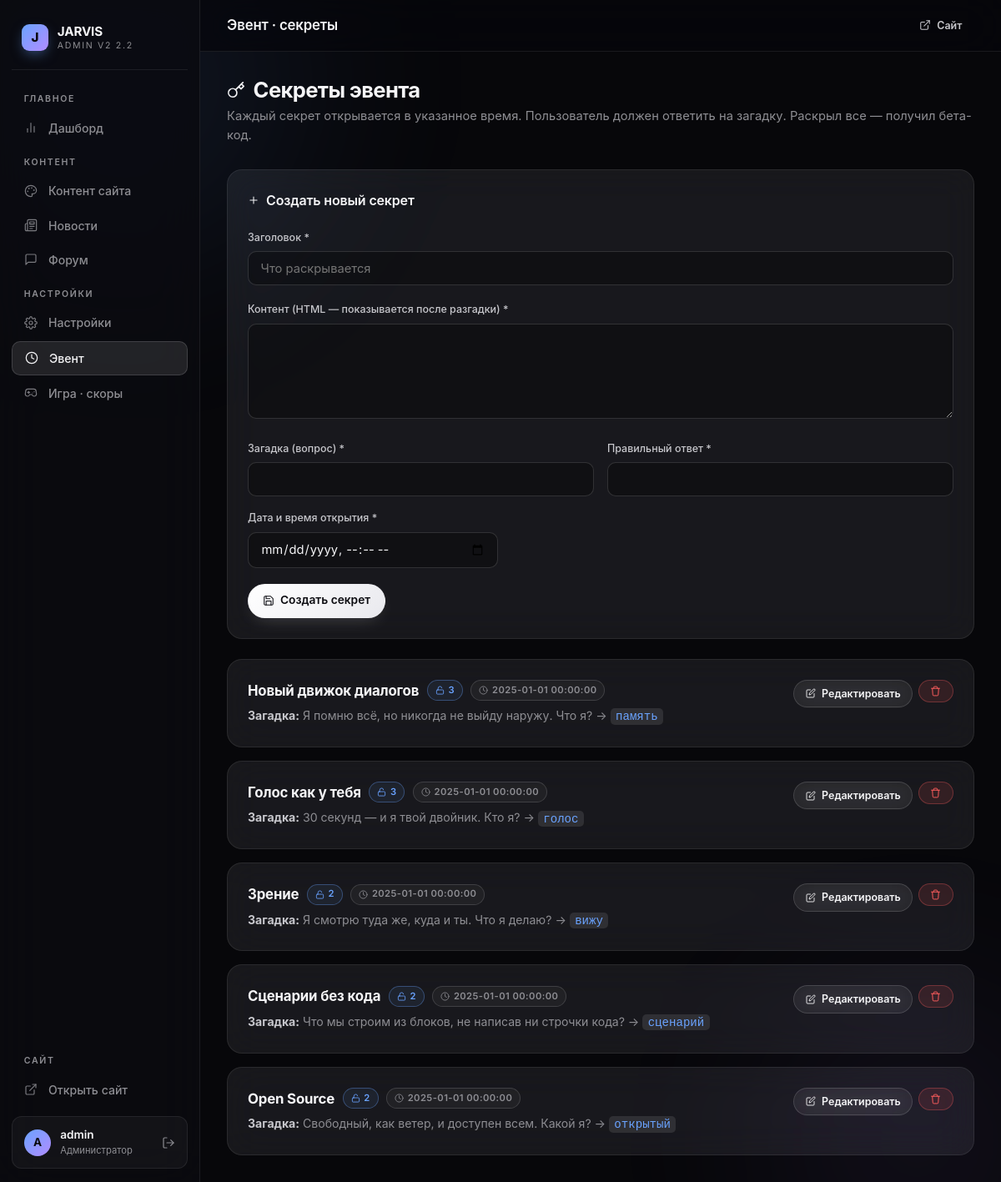
Screenshot of /admin/event (signed in) with the database file from the repository.
### tables this page shows
CREATE TABLE event_secrets (
    id              INTEGER PRIMARY KEY AUTOINCREMENT,
    title           TEXT NOT NULL,
    content         TEXT NOT NULL,
    riddle_question TEXT NOT NULL,
    riddle_answer   TEXT NOT NULL,
    unlock_at       TIMESTAMP NOT NULL,
    sort_order      INTEGER DEFAULT 0,
    created_at      TIMESTAMP DEFAULT CURRENT_TIMESTAMP
);

### server.py (the view)
@app.route("/admin/event")
@admin_required
def admin_event():
    db = get_conn()
    secrets = db.execute(
        "SELECT s.*, (SELECT COUNT(*) FROM event_secret_unlocks u WHERE u.secret_id=s.id) AS unlocks "
        "FROM event_secrets s ORDER BY unlock_at, sort_order, id"
    ).fetchall()
    return render_template("admin/event_secrets.html", secrets=secrets)

### database.py (called while the page is built)
def get_db():
    conn = sqlite3.connect(DB_PATH)
    conn.row_factory = sqlite3.Row
    conn.execute("PRAGMA foreign_keys = ON")
    return conn

### server.py (called while the page is built, shortened)
def get_conn():
    if "db" not in g:
        g.db = get_db()
    return g.db

@app.before_request
def track_visit():
    path = request.path
    if any(path.startswith(p) for p in SKIP_TRACK_PREFIXES):
        return

def admin_required(f):
    @functools.wraps(f)
    def wrapper(*args, **kwargs):
        if not session.get("admin_logged_in"):
            return redirect(url_for("admin_login"))
        return f(*args, **kwargs)
    return wrapper

def _site_settings_dict():
    out = dict(DEFAULT_SETTINGS)
    try:
        rows = get_conn().execute("SELECT key, value FROM site_settings").fetchall()
        for r in rows:
            key, val = r["key"], r["value"]
            if not val and key not in _BOOL_SETTING_KEYS_BASE and key in DEFAULT_SETTINGS:
                out[key] = DEFAULT_SETTINGS[key]
            else:
                out[key] = val
    except Exception:
        pass
    return out

@app.context_processor
def inject_globals():
    s = _site_settings_dict()
    s["summer_design_bool"] = (s.get("summer_design", "0") == "1")
    s["event_active_bool"]  = (s.get("event_active",  "0") == "1")
    s["ann_enabled_bool"]   = (s.get("ann_enabled",   "0") == "1")
    s["gate_tg_enabled_bool"] = (s.get("gate_tg_enabled", "0") == "1")
    s["game_enabled_bool"]  = (s.get("game_enabled",  "0") == "1")
    return {
        "site":           s,
        "summer_design":  s["summer_design_bool"],
        "event_active":   s["event_active_bool"],
        "event_title":    s.get("event_title", ""),
    }

### templates/admin/event_secrets.html (shortened to what this page needs)
{% extends 'admin/base.html' %}
{% from '_icons.html' import icon %}
{% block topbar %}Эвент · секреты{% endblock %}
{% block content %}
<div class="a-page-head">
  <div>
    <h2 style="display:flex;align-items:center;gap:.6rem;">{{ icon('key', 22) }} Секреты эвента</h2>
    <div class="desc">Каждый секрет открывается в указанное время. Пользователь должен ответить на загадку. Раскрыл все — получил бета-код.</div>
  </div>
</div>
<details class="a-card" style="margin-bottom:1.5rem;" open>
  <summary style="cursor:pointer; list-style:none; display:flex; align-items:center; gap:0.5rem; font-weight:600;">
    <span class="a-card-title-lg" style="display:flex;align-items:center;gap:.5rem;">{{ icon('plus', 14) }} Создать новый секрет</span>
  </summary>
  <form method="POST" action="{{ url_for('admin_event_create') }}" style="margin-top:1.4rem;">
    <div class="a-field">
      <label class="a-label">Заголовок *</label>
      <input class="a-input" type="text" name="title" required placeholder="Что раскрывается" />
    </div>
    <div class="a-field">
      <label class="a-label">Контент (HTML — показывается после разгадки) *</label>
      <textarea class="a-textarea" name="content" rows="4" required></textarea>
    </div>
    <div class="a-field-row">
      <div class="a-field" style="margin:0;">
        <label class="a-label">Загадка (вопрос) *</label>
        <input class="a-input" type="text" name="riddle_question" required />
      </div>
      <div class="a-field" style="margin:0;">
        <label class="a-label">Правильный ответ *</label>
        <input class="a-input" type="text" name="riddle_answer" required />
      </div>
    </div>
    <div class="a-field" style="margin-top:1rem;">
      <label class="a-label">Дата и время открытия *</label>
      <input class="a-input" type="datetime-local" name="unlock_at" required style="max-width:300px;" />
    </div>
    <button type="submit" class="a-btn a-btn-primary">{{ icon('save', 14) }} Создать секрет</button>
  </form>
</details>
{% if secrets %}
<div style="display:flex; flex-direction:column; gap:1rem;">
  {% for s in secrets %}
  <div class="a-card">
    <div style="display:flex; justify-content:space-between; align-items:flex-start; gap:1rem; flex-wrap:wrap;">
      <div style="flex:1; min-width:250px;">
        <div style="display:flex; align-items:center; gap:0.6rem; flex-wrap:wrap; margin-bottom:0.4rem;">
          <strong style="font-size:1.05rem; letter-spacing:-0.01em;">{{ s.title }}</strong>
          <span class="a-badge accent">{{ icon('unlock', 11) }} {{ s.unlocks }}</span>
          <span class="a-badge muted">{{ icon('clock', 11) }} {{ s.unlock_at }}</span>
        </div>
        <div style="color:var(--text-3); font-size:0.88rem;">
          <b style="color:var(--text-2);">Загадка:</b> {{ s.riddle_question }} →
          <code style="background:var(--glass-hi); padding:0.1rem 0.4rem; border-radius:5px; font-family:var(--font-mono); color:var(--accent);">{{ s.riddle_answer }}</code>
        </div>
      </div>
      <div style="display:flex; gap:0.4rem;">
        <button type="button" class="a-btn a-btn-secondary a-btn-sm"
                onclick="document.getElementById('edit-{{ s.id }}').toggleAttribute('hidden')">
          {{ icon('edit', 12) }} Редактировать
        </button>
        <form method="POST" action="{{ url_for('admin_event_delete', sid=s.id) }}"
              onsubmit="return confirm('Удалить секрет?');">
          <button type="submit" class="a-btn a-btn-danger a-btn-sm">{{ icon('trash', 13) }}</button>
        </form>
      </div>
    </div>
  </div>
  {% endfor %}
</div>
{% else %}
<div class="a-card" style="text-align:center; color:var(--text-3); padding:3rem;">
  Секретов пока нет. Создайте первый через форму выше.
</div>
{% endif %}
{% endblock %}

### templates/admin/base.html (style rules this page uses)
*,*::before,*::after { box-sizing: border-box; margin: 0; padding: 0; }
:root { --bg: #07070a; --bg-2: #0b0b10; --bg-3: #101018; --line: rgba(255,255,255,0.08); --line-2: rgba(255,255,255,0.14); --glass: rgba(255,255,255,0.04); --glass-2: rgba(255,255,255,0.07); --glass-hi: rgba(255,255,255,0.10); --text: #f5f5f7; --text-2: #c7c7cc; --text-3: #8e8e93; --text-4: #5a5a60; --accent: #6aa3ff; --accent-2: #b18cff; --accent-3: #ff7ab6; --success: #34d399; --warning: #f4c87a; --danger: #ff5e5e; --r: 12px; --r-lg: 18px; --ease: cubic-bezier(0.22, 1, 0.36, 1); --font: "Inter", -apple-system, BlinkMacSystemFont, "Segoe UI", system-ui, sans-serif; --font-mono: "JetBrains Mono", ui-monospace, "SF Mono", Menlo, Consolas, monospace; --sidebar-w: 240px; }
html { scroll-behavior: smooth; }
body { font-family: var(--font); background: var(--bg); color: var(--text); min-height: 100vh; -webkit-font-smoothing: antialiased; -moz-osx-font-smoothing: grayscale; overflow-x: hidden; line-height: 1.55; }
body::before, body::after { content: ""; position: fixed; pointer-events: none; z-index: 0; border-radius: 50%; filter: blur(120px); opacity: 0.4; }
body::before { width: 600px; height: 600px; background: radial-gradient(circle, rgba(106,163,255,0.4), transparent 70%); top: -200px; left: -150px; }
body::after { width: 500px; height: 500px; background: radial-gradient(circle, rgba(177,140,255,0.3), transparent 70%); bottom: -200px; right: -150px; }
button { font: inherit; cursor: pointer; border: none; background: none; color: inherit; }
.a-page-head { display: flex; align-items: flex-end; justify-content: space-between; gap: 1rem; flex-wrap: wrap; margin-bottom: 1.8rem; }
.a-page-head h2 { font-size: 1.6rem; font-weight: 700; letter-spacing: -0.025em; line-height: 1.1; margin: 0; }
.a-page-head .desc { color: var(--text-3); font-size: 0.92rem; margin-top: 0.4rem; }
.a-card { background: var(--glass-2); border: 1px solid var(--line); border-radius: var(--r-lg); backdrop-filter: blur(20px) saturate(160%); -webkit-backdrop-filter: blur(20px) saturate(160%); padding: 1.5rem; }
.a-card-title-lg { font-size: 1rem; font-weight: 600; letter-spacing: -0.01em; color: var(--text); }
.a-btn { display: inline-flex; align-items: center; justify-content: center; gap: 0.45rem; padding: 0.55rem 1.05rem; border-radius: 999px; font-size: 0.86rem; font-weight: 600; border: 1px solid transparent; transition: all 0.2s var(--ease); white-space: nowrap; }
.a-btn-primary { background: linear-gradient(135deg, #fff 0%, #e9e9ee 100%); color: #0b0b10; box-shadow: 0 8px 22px -10px rgba(255,255,255,0.25); }
.a-btn-secondary { background: var(--glass); color: var(--text); border-color: var(--line-2); backdrop-filter: blur(14px); }
.a-btn-danger { background: rgba(255,94,94,0.12); color: var(--danger); border-color: rgba(255,94,94,0.3); }
.a-btn-sm { padding: 0.38rem 0.85rem; font-size: 0.78rem; }
.a-field { margin-bottom: 1.2rem; }
.a-field-row { display: grid; gap: 1rem; grid-template-columns: 1fr 1fr; }
.a-label { display: block; font-size: 0.78rem; font-weight: 500; color: var(--text-2); margin-bottom: 0.45rem; }
.a-input, .a-textarea, .a-select { width: 100%; padding: 0.65rem 0.9rem; background: rgba(0,0,0,0.3); border: 1px solid var(--line-2); border-radius: 10px; color: var(--text); font-family: inherit; font-size: 0.92rem; transition: border-color 0.2s, background 0.2s; }
.a-textarea { resize: vertical; min-height: 110px; line-height: 1.55; }
.a-badge { display: inline-flex; align-items: center; gap: 0.3rem; padding: 0.18rem 0.55rem; border-radius: 999px; font-size: 0.7rem; font-weight: 600; letter-spacing: 0.04em; border: 1px solid var(--line-2); background: var(--glass); color: var(--text-2); }
.a-badge.accent { color: var(--accent); border-color: rgba(106,163,255,0.35); background: rgba(106,163,255,0.08); }
.a-badge.muted { color: var(--text-3); }

### rows the page displays
event_secrets: title "Новый движок диалогов", {{ size }} 11 (drawn), unlocks "3", unlock_at "2025-01-01 00:00:00", riddle_question "Я помню всё, но никогда не выйду наружу. Что я?", riddle_answer "память"
event_secrets: title "Голос как у тебя", {{ size }} 11 (drawn), unlocks "3", unlock_at "2025-01-01 00:00:00", riddle_question "30 секунд — и я твой двойник. Кто я?", riddle_answer "голос"
event_secrets: title "Зрение", {{ size }} 11 (drawn), unlocks "2", unlock_at "2025-01-01 00:00:00", riddle_question "Я смотрю туда же, куда и ты. Что я делаю?", riddle_answer "вижу"
event_secrets: title "Сценарии без кода", {{ size }} 11 (drawn), unlocks "2", unlock_at "2025-01-01 00:00:00", riddle_question "Что мы строим из блоков, не написав ни строчки кода?", riddle_answer "сценарий"
event_secrets: title "Open Source", {{ size }} 11 (drawn), unlocks "2", unlock_at "2025-01-01 00:00:00", riddle_question "Свободный, как ветер, и доступен всем. Какой я?", riddle_answer "открытый"

### other values shown
{{ (session.get('admin_username', 'A')|upper)[:1] }} "A"
{{ session.get('admin_username', 'admin') }} "admin"
